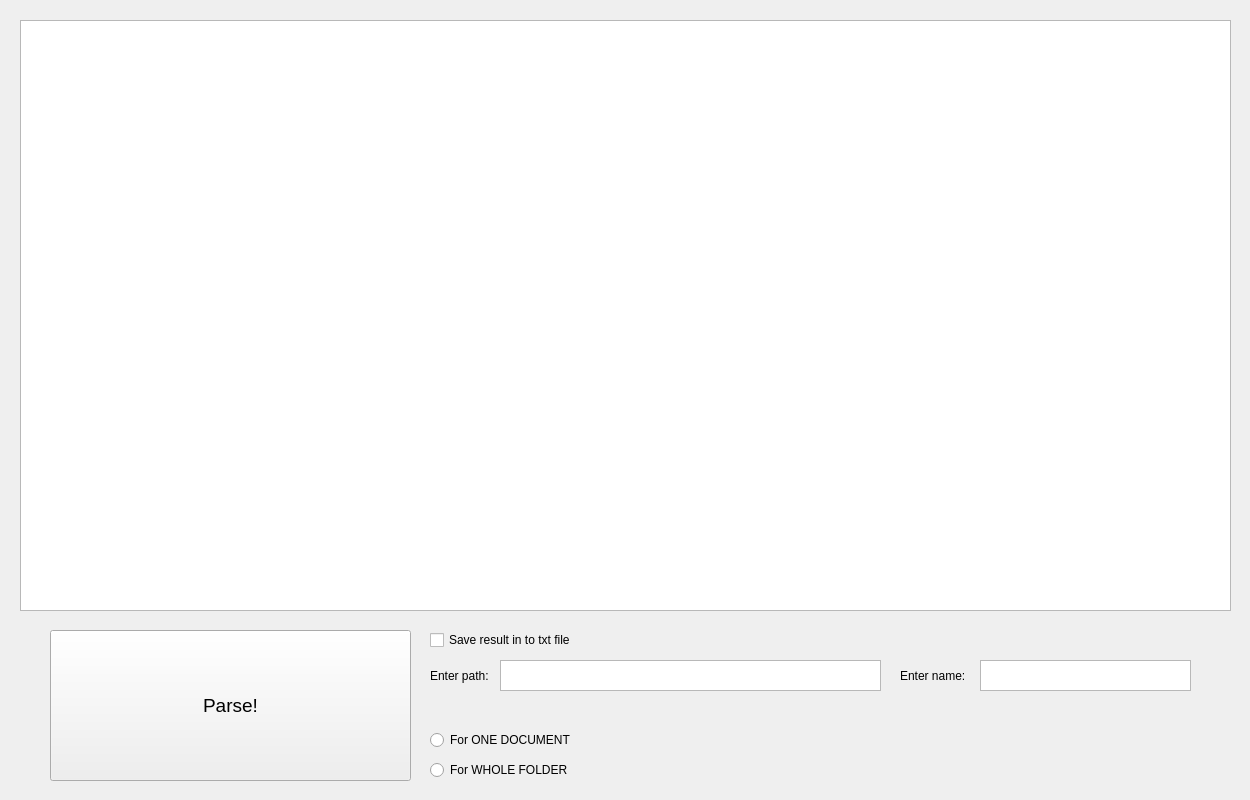
<?xml version="1.0" encoding="UTF-8"?>
<ui version="4.0">
 <class>parseByName</class>
 <widget class="QWidget" name="parseByName">
  <property name="geometry">
   <rect>
    <x>0</x>
    <y>0</y>
    <width>1250</width>
    <height>800</height>
   </rect>
  </property>
  <property name="minimumSize">
   <size>
    <width>1250</width>
    <height>0</height>
   </size>
  </property>
  <property name="maximumSize">
   <size>
    <width>1250</width>
    <height>800</height>
   </size>
  </property>
  <property name="windowTitle">
   <string>parseByName</string>
  </property>
  <widget class="QTextEdit" name="results">
   <property name="geometry">
    <rect>
     <x>20</x>
     <y>20</y>
     <width>1211</width>
     <height>591</height>
    </rect>
   </property>
  </widget>
  <widget class="QPushButton" name="start">
   <property name="geometry">
    <rect>
     <x>50</x>
     <y>630</y>
     <width>361</width>
     <height>151</height>
    </rect>
   </property>
   <property name="font">
    <font>
     <pointsize>14</pointsize>
    </font>
   </property>
   <property name="text">
    <string>Parse!</string>
   </property>
  </widget>
  <widget class="QCheckBox" name="saveText">
   <property name="geometry">
    <rect>
     <x>430</x>
     <y>630</y>
     <width>171</width>
     <height>20</height>
    </rect>
   </property>
   <property name="text">
    <string>Save result in to txt file</string>
   </property>
  </widget>
  <widget class="QRadioButton" name="folder">
   <property name="geometry">
    <rect>
     <x>430</x>
     <y>760</y>
     <width>151</width>
     <height>20</height>
    </rect>
   </property>
   <property name="text">
    <string>For WHOLE FOLDER</string>
   </property>
  </widget>
  <widget class="QRadioButton" name="doc">
   <property name="geometry">
    <rect>
     <x>430</x>
     <y>730</y>
     <width>151</width>
     <height>20</height>
    </rect>
   </property>
   <property name="text">
    <string>For ONE DOCUMENT</string>
   </property>
  </widget>
  <widget class="QLabel" name="label">
   <property name="geometry">
    <rect>
     <x>430</x>
     <y>660</y>
     <width>71</width>
     <height>31</height>
    </rect>
   </property>
   <property name="text">
    <string>Enter path:</string>
   </property>
  </widget>
  <widget class="QTextEdit" name="path">
   <property name="geometry">
    <rect>
     <x>500</x>
     <y>660</y>
     <width>381</width>
     <height>31</height>
    </rect>
   </property>
  </widget>
  <widget class="QLabel" name="label_2">
   <property name="geometry">
    <rect>
     <x>900</x>
     <y>660</y>
     <width>81</width>
     <height>31</height>
    </rect>
   </property>
   <property name="text">
    <string>Enter name:</string>
   </property>
  </widget>
  <widget class="QTextEdit" name="name">
   <property name="geometry">
    <rect>
     <x>980</x>
     <y>660</y>
     <width>211</width>
     <height>31</height>
    </rect>
   </property>
  </widget>
 </widget>
 <layoutdefault spacing="6" margin="11"/>
 <resources/>
 <connections/>
</ui>
